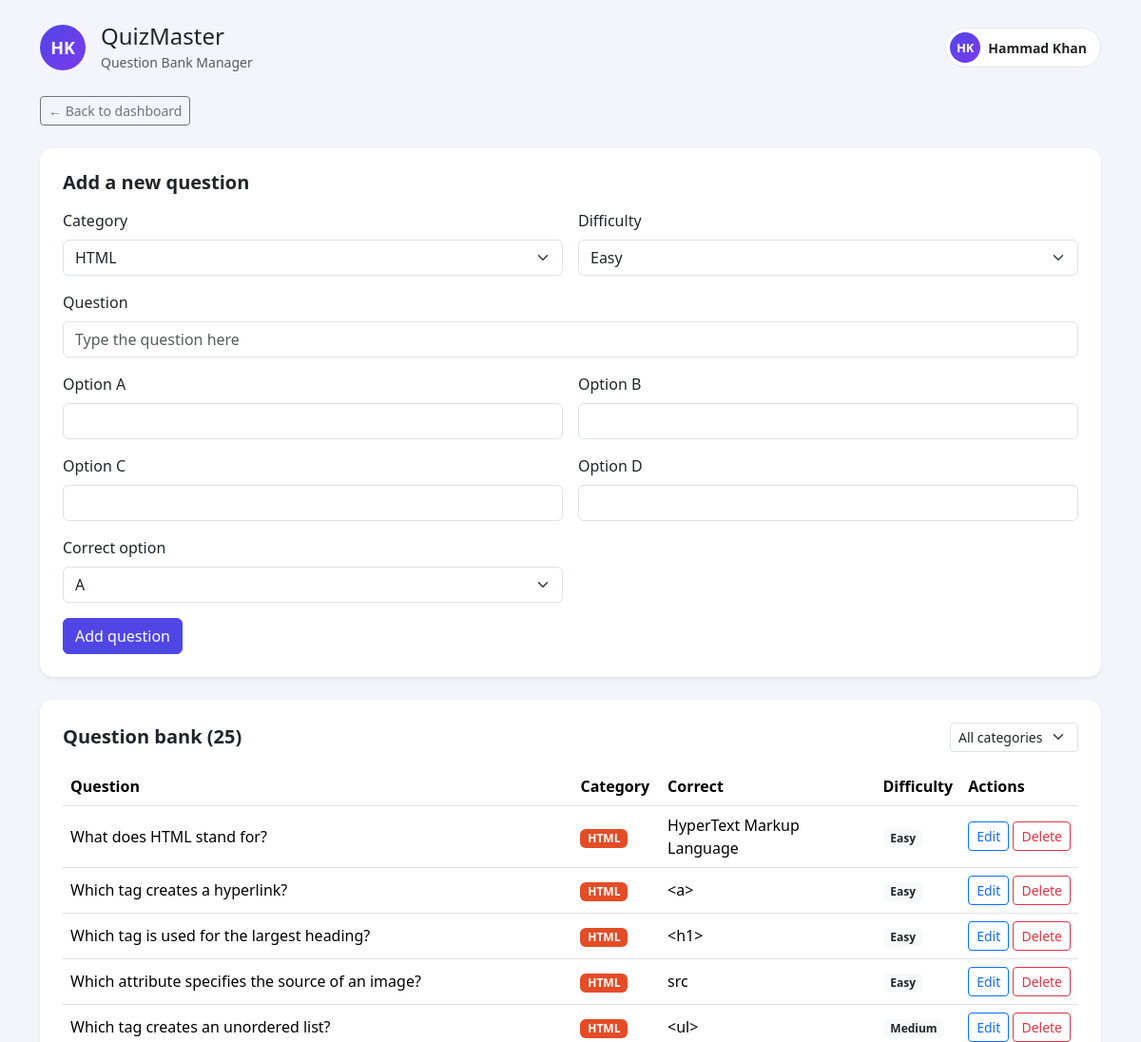
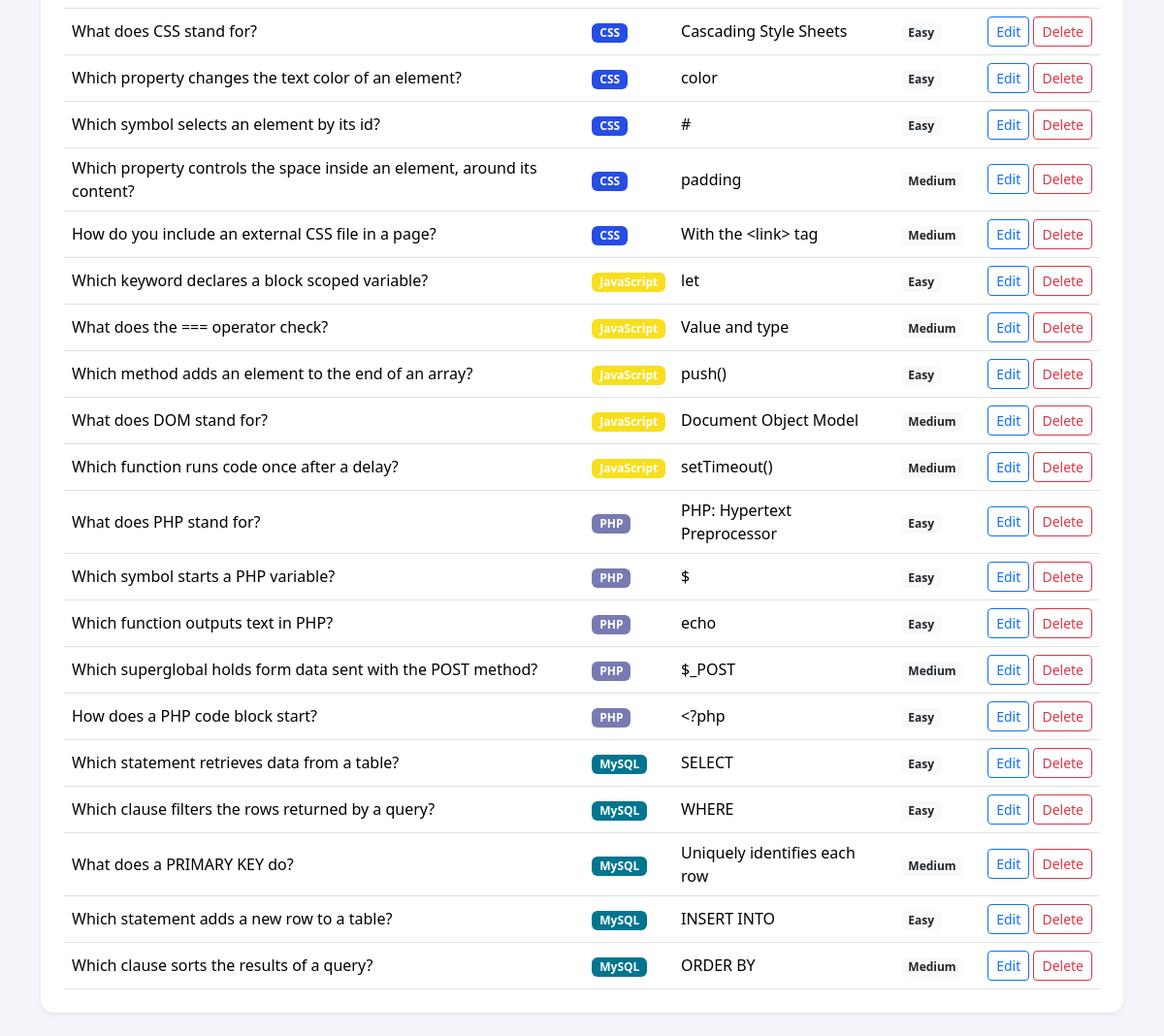
Page /manage_questions.php on the committed database (2 pictures, top to bottom).
### tables this page shows
CREATE TABLE IF NOT EXISTS questions (
    id INT AUTO_INCREMENT PRIMARY KEY,
    category_id INT NOT NULL,
    question_text VARCHAR(255) NOT NULL,
    option_a VARCHAR(255) NOT NULL,
    option_b VARCHAR(255) NOT NULL,
    option_c VARCHAR(255) NOT NULL,
    option_d VARCHAR(255) NOT NULL,
    correct_option ENUM('a', 'b', 'c', 'd') NOT NULL,
    difficulty ENUM('easy', 'medium', 'hard') DEFAULT 'easy',
    created_at TIMESTAMP DEFAULT CURRENT_TIMESTAMP,
    FOREIGN KEY (category_id) REFERENCES categories(id) ON DELETE CASCADE
);

CREATE TABLE IF NOT EXISTS categories (
    id INT AUTO_INCREMENT PRIMARY KEY,
    name VARCHAR(50) NOT NULL,
    color VARCHAR(20) NOT NULL,
    description VARCHAR(255) NOT NULL
);

### manage_questions.php (the view, shortened to what this page needs)
<?php
require 'config.php';
$categories = $pdo->query('SELECT * FROM categories ORDER BY id')->fetchAll();
$sql = 'SELECT q.*, c.name AS category_name, c.color AS category_color FROM questions q JOIN categories c ON c.id = q.category_id';
$params = [];
$sql .= ' ORDER BY q.category_id, q.id';
$stmt = $pdo->prepare($sql);
$stmt->execute($params);
$questions = $stmt->fetchAll();
?>
<!DOCTYPE html>
<html lang="en">
<head>
    <link href="https://cdn.jsdelivr.net/npm/bootstrap@5.3.3/dist/css/bootstrap.min.css" rel="stylesheet">
    <link rel="stylesheet" href="assets/css/style.css">
</head>
<body>
<div class="container py-4">
    <header class="d-flex align-items-center justify-content-between mb-4">
        <div class="d-flex align-items-center gap-3">
            <div class="avatar">HK</div>
            <div>
                <h1 class="h4 mb-0">QuizMaster</h1>
                <small class="text-muted">Question Bank Manager</small>
            </div>
        </div>
        <div class="user-chip">
            <span class="avatar avatar-sm">HK</span>
            <span>Hammad Khan</span>
        </div>
    </header>
    <div class="mb-4">
        <a href="index.php" class="btn btn-outline-secondary btn-sm">&larr; Back to dashboard</a>
    </div>
    <div class="card shadow-sm p-4 mb-4">
        <h2 class="h5 fw-bold mb-3">Add a new question</h2>
        <form action="add_question.php" method="post">
            <div class="row g-3">
                <div class="col-md-6">
                    <label class="form-label">Category</label>
                    <select name="category_id" class="form-select" required>
                        <?php foreach ($categories as $cat): ?>
                            <option value="<?= $cat['id'] ?>"><?= htmlspecialchars($cat['name']) ?></option>
                        <?php endforeach; ?>
                    </select>
                </div>
                <div class="col-md-6">
                    <label class="form-label">Difficulty</label>
                    <select name="difficulty" class="form-select">
                        <option value="easy">Easy</option>
                    </select>
                </div>
                <div class="col-12">
                    <label class="form-label">Question</label>
                    <input type="text" name="question_text" class="form-control" placeholder="Type the question here" required>
                </div>
                <div class="col-md-6">
                    <label class="form-label">Option A</label>
                    <input type="text" name="option_a" class="form-control" required>
                </div>
                <div class="col-md-6">
                    <label class="form-label">Option B</label>
                    <input type="text" name="option_b" class="form-control" required>
                </div>
                <div class="col-md-6">
                    <label class="form-label">Option C</label>
                    <input type="text" name="option_c" class="form-control" required>
                </div>
                <div class="col-md-6">
                    <label class="form-label">Option D</label>
                    <input type="text" name="option_d" class="form-control" required>
                </div>
                <div class="col-md-6">
                    <label class="form-label">Correct option</label>
                    <select name="correct_option" class="form-select">
                        <option value="a">A</option>
                    </select>
                </div>
                <div class="col-12">
                    <button type="submit" class="btn btn-primary">Add question</button>
                </div>
            </div>
        </form>
    </div>
    <div class="card shadow-sm p-4">
        <div class="d-flex flex-wrap align-items-center justify-content-between gap-2 mb-3">
            <h2 class="h5 fw-bold mb-0">Question bank (<?= count($questions) ?>)</h2>
            <form method="get" class="d-flex gap-2">
                <select name="category_id" class="form-select form-select-sm" onchange="this.form.submit()">
                    <option value="0">All categories</option>
                </select>
            </form>
        </div>
        <div class="table-responsive">
            <table class="table align-middle mb-0">
                <thead>
                    <tr>
                        <th>Question</th>
                        <th>Category</th>
                        <th>Correct</th>
                        <th>Difficulty</th>
                        <th>Actions</th>
                    </tr>
                </thead>
                <tbody>
                    <?php foreach ($questions as $q):
                        $correctKey = 'option_' . $q['correct_option'];
                    ?>
                        <tr>
                            <td><?= htmlspecialchars($q['question_text']) ?></td>
                            <td><span class="badge" style="background: <?= htmlspecialchars($q['category_color']) ?>"><?= htmlspecialchars($q['category_name']) ?></span></td>
                            <td><?= htmlspecialchars($q[$correctKey]) ?></td>
                            <td><span class="badge bg-light text-dark text-capitalize"><?= htmlspecialchars($q['difficulty']) ?></span></td>
                            <td class="text-nowrap">
                                <a href="edit_question.php?id=<?= $q['id'] ?>" class="btn btn-sm btn-outline-primary">Edit</a>
                                <a href="delete_question.php?id=<?= $q['id'] ?>" class="btn btn-sm btn-outline-danger" onclick="return confirm('Delete this question?')">Delete</a>
                            </td>
                        </tr>
                    <?php endforeach; ?>
                </tbody>
            </table>
        </div>
    </div>
</div>
</body>
</html>

### assets/css/style.css (style rules this page uses)
body { background: #f4f5fb; font-family: 'Segoe UI', system-ui, sans-serif; }
.avatar { width: 48px; height: 48px; border-radius: 50%; background: linear-gradient(135deg, #4f46e5, #7c3aed); color: #fff; display: flex; align-items: center; justify-content: center; font-weight: 700; font-size: 18px; }
.avatar-sm { width: 32px; height: 32px; font-size: 13px; }
.user-chip { display: flex; align-items: center; gap: 8px; background: #fff; border: 1px solid #e3e7f0; border-radius: 999px; padding: 4px 14px 4px 4px; font-weight: 600; font-size: 14px; }
.card { border: none; border-radius: 14px; }
.btn-primary { background: #4f46e5; border-color: #4f46e5; }

### rows in the picture
questions: question_text "What does HTML stand for?", category.name "HTML", option_a "HyperText Markup Language", difficulty "Easy"
questions: question_text "Which tag creates a hyperlink?", category.name "HTML", option_a "<a>", difficulty "Easy"
questions: question_text "Which tag is used for the largest heading?", category.name "HTML", option_a "<h1>", difficulty "Easy"
questions: question_text "Which attribute specifies the source of an image?", category.name "HTML", option_a "src", difficulty "Easy"
questions: question_text "Which tag creates an unordered list?", category.name "HTML", option_a "<ul>", difficulty "Medium"
questions: question_text "What does CSS stand for?", category.name "CSS", option_b "Cascading Style Sheets", difficulty "Easy"
questions: question_text "Which property changes the text color of an element?", category.name "CSS", option_c "color", difficulty "Easy"
questions: question_text "Which symbol selects an element by its id?", category.name "CSS", option_a "#", difficulty "Easy"
questions: question_text "Which property controls the space inside an element, around its content?", category.name "CSS", option_b "padding", difficulty "Medium"
questions: question_text "How do you include an external CSS file in a page?", category.name "CSS", option_b "With the <link> tag", difficulty "Medium"
questions: question_text "Which keyword declares a block scoped variable?", category.name "JavaScript", option_b "let", difficulty "Easy"
questions: question_text "What does the === operator check?", category.name "JavaScript", option_c "Value and type", difficulty "Medium"
questions: question_text "Which method adds an element to the end of an array?", category.name "JavaScript", option_c "push()", difficulty "Easy"
questions: question_text "What does DOM stand for?", category.name "JavaScript", option_a "Document Object Model", difficulty "Medium"
questions: question_text "Which function runs code once after a delay?", category.name "JavaScript", option_b "setTimeout()", difficulty "Medium"
questions: question_text "What does PHP stand for?", category.name "PHP", option_b "PHP: Hypertext Preprocessor", difficulty "Easy"
questions: question_text "Which symbol starts a PHP variable?", category.name "PHP", option_a "$", difficulty "Easy"
questions: question_text "Which function outputs text in PHP?", category.name "PHP", option_b "echo", difficulty "Easy"
questions: question_text "Which superglobal holds form data sent with the POST method?", category.name "PHP", option_b "$_POST", difficulty "Medium"
questions: question_text "How does a PHP code block start?", category.name "PHP", option_a "<?php", difficulty "Easy"
questions: question_text "Which statement retrieves data from a table?", category.name "MySQL", option_c "SELECT", difficulty "Easy"
questions: question_text "Which clause filters the rows returned by a query?", category.name "MySQL", option_a "WHERE", difficulty "Easy"
questions: question_text "What does a PRIMARY KEY do?", category.name "MySQL", option_b "Uniquely identifies each row", difficulty "Medium"
questions: question_text "Which statement adds a new row to a table?", category.name "MySQL", option_b "INSERT INTO", difficulty "Easy"
questions: question_text "Which clause sorts the results of a query?", category.name "MySQL", option_b "ORDER BY", difficulty "Medium"

### other values in the picture
count($questions) "25"
form field category_id "HTML"
